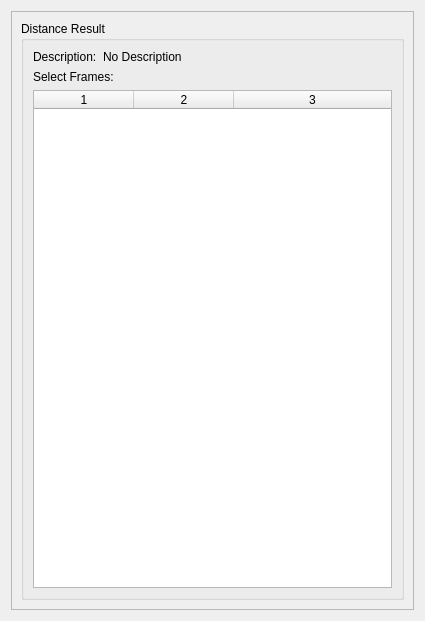
<?xml version="1.0" encoding="UTF-8"?>
<ui version="4.0">
 <class>DistanceResultWidget</class>
 <widget class="QWidget" name="DistanceResultWidget">
  <property name="geometry">
   <rect>
    <x>0</x>
    <y>0</y>
    <width>425</width>
    <height>621</height>
   </rect>
  </property>
  <property name="windowTitle">
   <string>Form</string>
  </property>
  <layout class="QGridLayout" name="gridLayout">
   <item row="0" column="0">
    <widget class="QScrollArea" name="_scroll">
     <property name="horizontalScrollBarPolicy">
      <enum>Qt::ScrollBarAlwaysOff</enum>
     </property>
     <property name="widgetResizable">
      <bool>true</bool>
     </property>
     <widget class="QWidget" name="_contents">
      <property name="geometry">
       <rect>
        <x>0</x>
        <y>0</y>
        <width>405</width>
        <height>601</height>
       </rect>
      </property>
      <layout class="QGridLayout" name="gridLayout_3">
       <item row="0" column="0">
        <widget class="QGroupBox" name="_groupBox">
         <property name="title">
          <string>Distance Result</string>
         </property>
         <layout class="QGridLayout" name="gridLayout_6">
          <item row="0" column="0">
           <layout class="QFormLayout" name="_formLayout">
            <property name="fieldGrowthPolicy">
             <enum>QFormLayout::AllNonFixedFieldsGrow</enum>
            </property>
            <item row="0" column="0">
             <widget class="QLabel" name="_descriptionLabel">
              <property name="text">
               <string>Description:</string>
              </property>
             </widget>
            </item>
            <item row="0" column="1">
             <widget class="QLabel" name="_description">
              <property name="text">
               <string>No Description</string>
              </property>
              <property name="wordWrap">
               <bool>true</bool>
              </property>
             </widget>
            </item>
           </layout>
          </item>
          <item row="2" column="0">
           <layout class="QVBoxLayout" name="_layout">
            <item>
             <widget class="QLabel" name="_framePairLabel">
              <property name="text">
               <string>Select Frames:</string>
              </property>
             </widget>
            </item>
            <item>
             <widget class="QTableWidget" name="_framePairTable">
              <property name="editTriggers">
               <set>QAbstractItemView::NoEditTriggers</set>
              </property>
              <property name="selectionBehavior">
               <enum>QAbstractItemView::SelectRows</enum>
              </property>
              <property name="columnCount">
               <number>3</number>
              </property>
              <attribute name="horizontalHeaderShowSortIndicator" stdset="0">
               <bool>true</bool>
              </attribute>
              <attribute name="horizontalHeaderStretchLastSection">
               <bool>true</bool>
              </attribute>
              <attribute name="verticalHeaderVisible">
               <bool>false</bool>
              </attribute>
              <attribute name="verticalHeaderDefaultSectionSize">
               <number>20</number>
              </attribute>
              <column/>
              <column/>
              <column/>
             </widget>
            </item>
           </layout>
          </item>
         </layout>
        </widget>
       </item>
      </layout>
     </widget>
    </widget>
   </item>
  </layout>
 </widget>
 <resources/>
 <connections/>
</ui>
